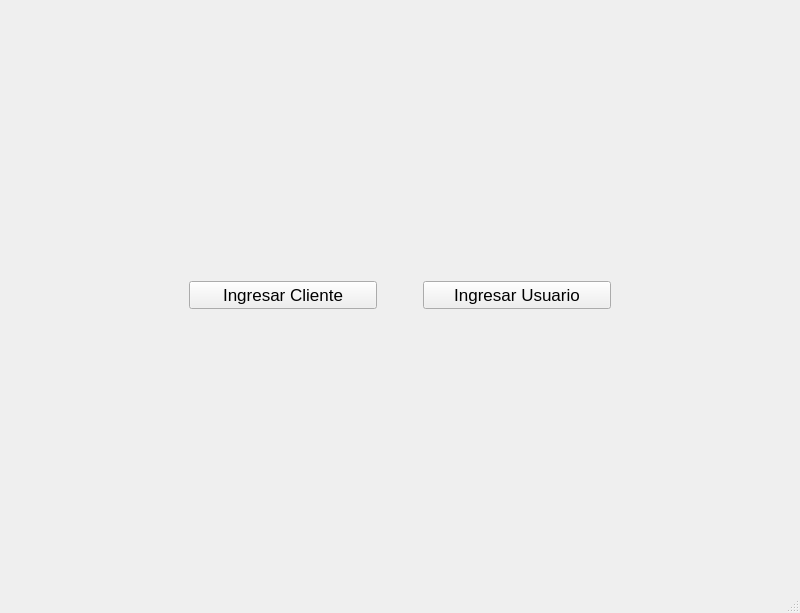
<?xml version="1.0" encoding="UTF-8"?>
<ui version="4.0">
 <class>MainWindow</class>
 <widget class="QMainWindow" name="MainWindow">
  <property name="windowModality">
   <enum>Qt::NonModal</enum>
  </property>
  <property name="geometry">
   <rect>
    <x>0</x>
    <y>0</y>
    <width>800</width>
    <height>613</height>
   </rect>
  </property>
  <property name="sizePolicy">
   <sizepolicy hsizetype="Fixed" vsizetype="Fixed">
    <horstretch>0</horstretch>
    <verstretch>0</verstretch>
   </sizepolicy>
  </property>
  <property name="windowTitle">
   <string>MainWindow</string>
  </property>
  <widget class="QWidget" name="centralwidget">
   <layout class="QGridLayout" name="gridLayout">
    <item row="1" column="0">
     <spacer name="horizontalSpacer">
      <property name="orientation">
       <enum>Qt::Horizontal</enum>
      </property>
      <property name="sizeType">
       <enum>QSizePolicy::Fixed</enum>
      </property>
      <property name="sizeHint" stdset="0">
       <size>
        <width>180</width>
        <height>50</height>
       </size>
      </property>
     </spacer>
    </item>
    <item row="1" column="2">
     <spacer name="horizontalSpacer_2">
      <property name="orientation">
       <enum>Qt::Horizontal</enum>
      </property>
      <property name="sizeType">
       <enum>QSizePolicy::Fixed</enum>
      </property>
      <property name="sizeHint" stdset="0">
       <size>
        <width>180</width>
        <height>50</height>
       </size>
      </property>
     </spacer>
    </item>
    <item row="2" column="1">
     <spacer name="verticalSpacer">
      <property name="orientation">
       <enum>Qt::Vertical</enum>
      </property>
      <property name="sizeType">
       <enum>QSizePolicy::Fixed</enum>
      </property>
      <property name="sizeHint" stdset="0">
       <size>
        <width>1</width>
        <height>240</height>
       </size>
      </property>
     </spacer>
    </item>
    <item row="0" column="1">
     <spacer name="verticalSpacer_2">
      <property name="orientation">
       <enum>Qt::Vertical</enum>
      </property>
      <property name="sizeType">
       <enum>QSizePolicy::Fixed</enum>
      </property>
      <property name="sizeHint" stdset="0">
       <size>
        <width>1</width>
        <height>240</height>
       </size>
      </property>
     </spacer>
    </item>
    <item row="1" column="1">
     <layout class="QHBoxLayout" name="horizontalLayout_2">
      <item>
       <layout class="QVBoxLayout" name="verticalLayout_8">
        <item>
         <widget class="QPushButton" name="pushButton_2">
          <property name="sizePolicy">
           <sizepolicy hsizetype="Minimum" vsizetype="Fixed">
            <horstretch>0</horstretch>
            <verstretch>0</verstretch>
           </sizepolicy>
          </property>
          <property name="font">
           <font>
            <pointsize>13</pointsize>
           </font>
          </property>
          <property name="text">
           <string>Ingresar Cliente</string>
          </property>
         </widget>
        </item>
       </layout>
      </item>
      <item>
       <spacer name="horizontalSpacer_3">
        <property name="orientation">
         <enum>Qt::Horizontal</enum>
        </property>
        <property name="sizeType">
         <enum>QSizePolicy::Fixed</enum>
        </property>
        <property name="sizeHint" stdset="0">
         <size>
          <width>40</width>
          <height>20</height>
         </size>
        </property>
       </spacer>
      </item>
      <item>
       <layout class="QVBoxLayout" name="verticalLayout_7">
        <item>
         <widget class="QPushButton" name="pushButton">
          <property name="sizePolicy">
           <sizepolicy hsizetype="Minimum" vsizetype="Fixed">
            <horstretch>0</horstretch>
            <verstretch>0</verstretch>
           </sizepolicy>
          </property>
          <property name="font">
           <font>
            <pointsize>13</pointsize>
           </font>
          </property>
          <property name="text">
           <string>Ingresar Usuario</string>
          </property>
         </widget>
        </item>
       </layout>
      </item>
     </layout>
    </item>
   </layout>
  </widget>
  <widget class="QMenuBar" name="menubar">
   <property name="geometry">
    <rect>
     <x>0</x>
     <y>0</y>
     <width>800</width>
     <height>26</height>
    </rect>
   </property>
  </widget>
  <widget class="QStatusBar" name="statusbar"/>
 </widget>
 <tabstops>
  <tabstop>pushButton</tabstop>
 </tabstops>
 <resources/>
 <connections/>
</ui>
